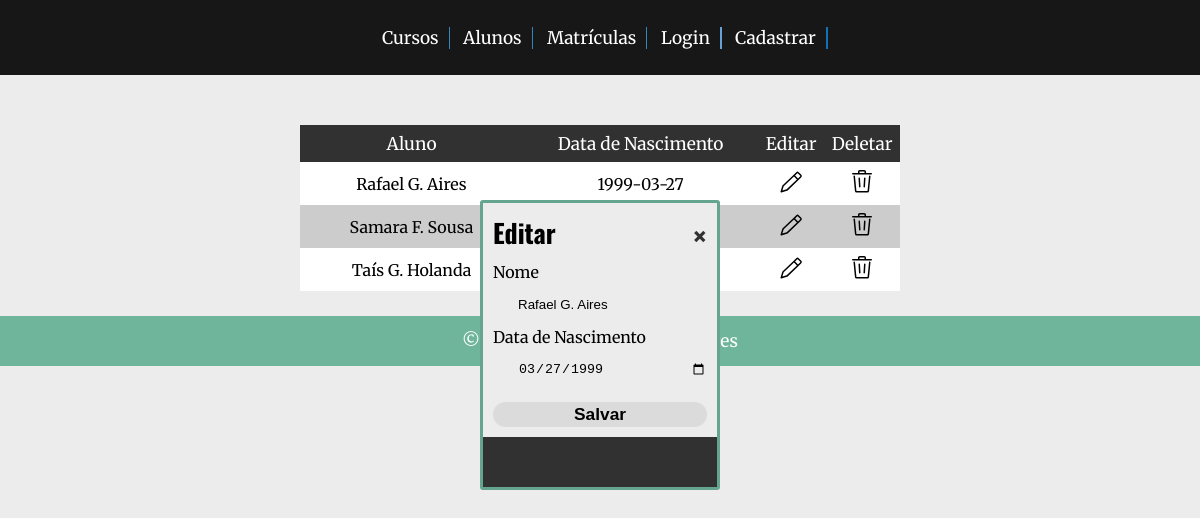
The app's page /site/students.php?edit=1 with its own data.
### tables this page shows
CREATE TABLE `users` (
  `user_id` int(11) NOT NULL,
  `user` varchar(100) NOT NULL,
  `year` date NOT NULL,
  `email` varchar(75) NOT NULL,
  `password` varchar(50) NOT NULL,
  `signup_date` datetime NOT NULL
);

### site/php/rows-query(students).php (called while the page is built)
<?php
$sql = "select * from users";
$result = mysqli_query($connection, $sql);
?>

### site/modals/edit-data(students).php (called while the page is built, shortened)
<?php
if (isset($_GET["edit"])) {
    $student = $_GET["edit"];
    $rec = mysqli_query($connection, "select * from users where user_id='$student'");
    $record = mysqli_fetch_array($rec);
    $user = $record["user"];
    $date = $record["year"];
}
?>

### site/students.php (the view, shortened to what this page needs)
<?php
include("../db/connection.php");
include("php/rows-query(students).php");
include("modals/edit-data(students).php");
include("modals/delete-data(students).php");
?>
<!DOCTYPE html>
<html lang="en">
<head>
    <link rel="stylesheet" href="css/index.css">
    <link rel="stylesheet" href="css/tables.css">
    <link rel="stylesheet" href="css/modals.css">
</head>
<body>
    <header.>
        <div class="underHeader">
            <ul>
                <li><a href="courses.php">Cursos</a></li>
                <li><a href="students.php">Alunos</a></li>
                <li><a href="registration.php">Matrículas</a></li>
                <?php
                    if (!isset($_SESSION["authenticated"])):
                ?>
                    <li class="userName"><a href="login.php">Login</a></li>
                    <li class="enter"><a href="signup.php">Cadastrar</a></li>
                <?php
                    endif;
                ?>
            </ul>
        </div>
    <section>
        <div class="sectionCard">
            <div class="table">
                <table class="t01">
                    <tr>
                        <th>Aluno</th>
                        <th>Data de Nascimento</th>
                        <th>Editar</th>
                        <th>Deletar</th>
                    </tr>
                    <tr>
                    <?php
                        while ($rows = mysqli_fetch_assoc($result)) {
                    ?>
                        <tr>
                            <td><?php echo $rows["user"]; ?></td>
                            <td><?php echo $rows["year"]; ?></td>
                            <td><a href="?edit=<?php echo $rows["user_id"]; ?>"><img src="icons/pencil-24.svg" alt="Edit button"></a></td>
                            <td><a href="?delete=<?php echo $rows["user_id"]; ?>"><img src="icons/trash-24.svg" alt="Trash button"></a></td>
                        </tr>
                    <?php
                        }
                    ?>
                </table>
                <div id="editModal" class="modal">
                    <form action="" method="POST">
                        <div class="modalHeader">
                            <span class="close">&times;</span>
                            <h2>Editar</h2>
                        </div>
                        <div class="modalBody">
                            <label for="">Nome</label>
                            <input type="text" name="user" id="" value="<?php echo $user; ?>">
                            <label for="">Data de Nascimento</label>
                            <input type="date" name="date" id="" value="<?php echo $date; ?>">
                            <button type="submit" name="update" class="btn">Salvar</button>
                        </div>
                        <div class="modalFooter">
                        </div>
                    </form>
                </div>
            </div>
        </div>
    </section>
    <footer>
        <div class="footer">
            <p>© 2021 Copyright: Rafael G. Aires</p>
        </div>
    </footer>
</body>
</html>

### site/css/index.css (style rules this page uses)
* { margin: 0; padding: 0; box-sizing: border-box; }
body { font-family: 'Merriweather', serif; background-color: #ececec; }
.underHeader { height: 75px; display: flex; justify-content: center; align-items: center; position: sticky; top: 0px; background-color: #000000e6; }
.underHeader ul { text-align: right; vertical-align: middle; text-align: center; padding: 10px; }
.underHeader ul li { list-style-type: none; display: inline-block; margin: 0px 0px 0px 10px; padding-right: 10px; border-right: 1px solid #3187b9; }
.underHeader ul li a { text-decoration: none; font-size: 13pt; color: #ffffff; }
.underHeader li { display: inline-block; vertical-align: middle; -webkit-transform: perspective(1px) translateZ(0); transform: perspective(1px) translateZ(0); box-shadow: 0 0 1px rgba(0, 0, 0, 0); position: relative; }
.underHeader li:before { content: ""; position: absolute; z-index: -1; left: 0; right: 100%; bottom: 0; background: #3187b9; height: 2px; -webkit-transition-property: right; transition-property: right; -webkit-transition-duration: 0.3s; transition-duration: 0.3s; -webkit-transition-timing-function: ease-out; transition-timing-function: ease-out; }
.underHeader .enter { border-right: 2px solid #1072bc; }
.underHeader .enter { display: inline-block; vertical-align: middle; -webkit-transform: perspective(1px) translateZ(0); transform: perspective(1px) translateZ(0); box-shadow: 0 0 1px rgba(0, 0, 0, 0); position: relative; }
.underHeader .enter:before { content: ""; position: absolute; z-index: -1; left: 0; right: 100%; bottom: 0; background: #1072bc; height: 2px; -webkit-transition-property: right; transition-property: right; -webkit-transition-duration: 0.3s; transition-duration: 0.3s; -webkit-transition-timing-function: ease-out; transition-timing-function: ease-out; }
.underHeader .userName { border-right: 2px solid #68a2d4; }
.underHeader .userName { display: inline-block; vertical-align: middle; -webkit-transform: perspective(1px) translateZ(0); transform: perspective(1px) translateZ(0); box-shadow: 0 0 1px rgba(0, 0, 0, 0); position: relative; }
.underHeader .userName:before { content: ""; position: absolute; z-index: -1; left: 0; right: 100%; bottom: 0; background: #68a2d4; height: 2px; -webkit-transition-property: right; transition-property: right; -webkit-transition-duration: 0.3s; transition-duration: 0.3s; -webkit-transition-timing-function: ease-out; transition-timing-function: ease-out; }
.footer { clear: both; display: flex; justify-content: center; align-items: center; background-color: #6fb59c; color: #ffffff; height: 50px; font-size: 13pt; }

### site/css/tables.css (style rules this page uses)
.table { display: flex; justify-content: center; align-items: center; margin: 50px auto 25px auto; }
.table table, th, td { width: 50%; padding: 7.5px; border: none; border-collapse: collapse; }
.t01 th { font-weight: normal; font-size: 13pt; background-color: #313131; color: white; }
.t01 tr:nth-child(even) { background-color: #cccccc; }
.t01 tr:nth-child(odd) { background-color: #ffffff; }
.t01 tr td { text-align: center; }
.t01 tr td a { text-decoration: none; color: #000000; }

### site/css/modals.css (style rules this page uses)
.modalHeader { margin-bottom: 10px; font-family: 'Oswald', sans-serif; font-weight: normal; font-size: 13pt; }
.modal { display: none; position: fixed; z-index: 1; left: 10; top: 25%; width: 20%; padding: 10px; overflow: auto; background-color: #ececec; border: 3px solid #65a58f; border-radius: 3px; animation-name: animatetop; animation-duration: .7s }
.modal input[type="text"], input[type="date"], input[type="number"] { height: 15px; width: 100%; margin: 15px 0px 15px 0px; padding-left: 25px; outline: none; background: transparent; border: none; border-radius: 3px; }
.modal button[type="submit"] { height: 25px; width: 100%; margin: 10px auto 0px auto; border: none; outline: none; cursor: pointer; border-radius: 20px; font-size: 13pt; font-weight: bold; transition: .25s; background-color: #dbdbdb; }
.close, .close1, .close2 { color: #313131; float: right; font-size: 30px; font-weight: bold; }
.modalFooter { margin: 10px -10px -10px -10px; height: 50px; background-color: #313131; color: white; }

### records on screen
users: user "Rafael G. Aires", year "1999-03-27", date "03/27/1999"
users: user "Samara F. Sousa"
users: user "Taís G. Holanda"
